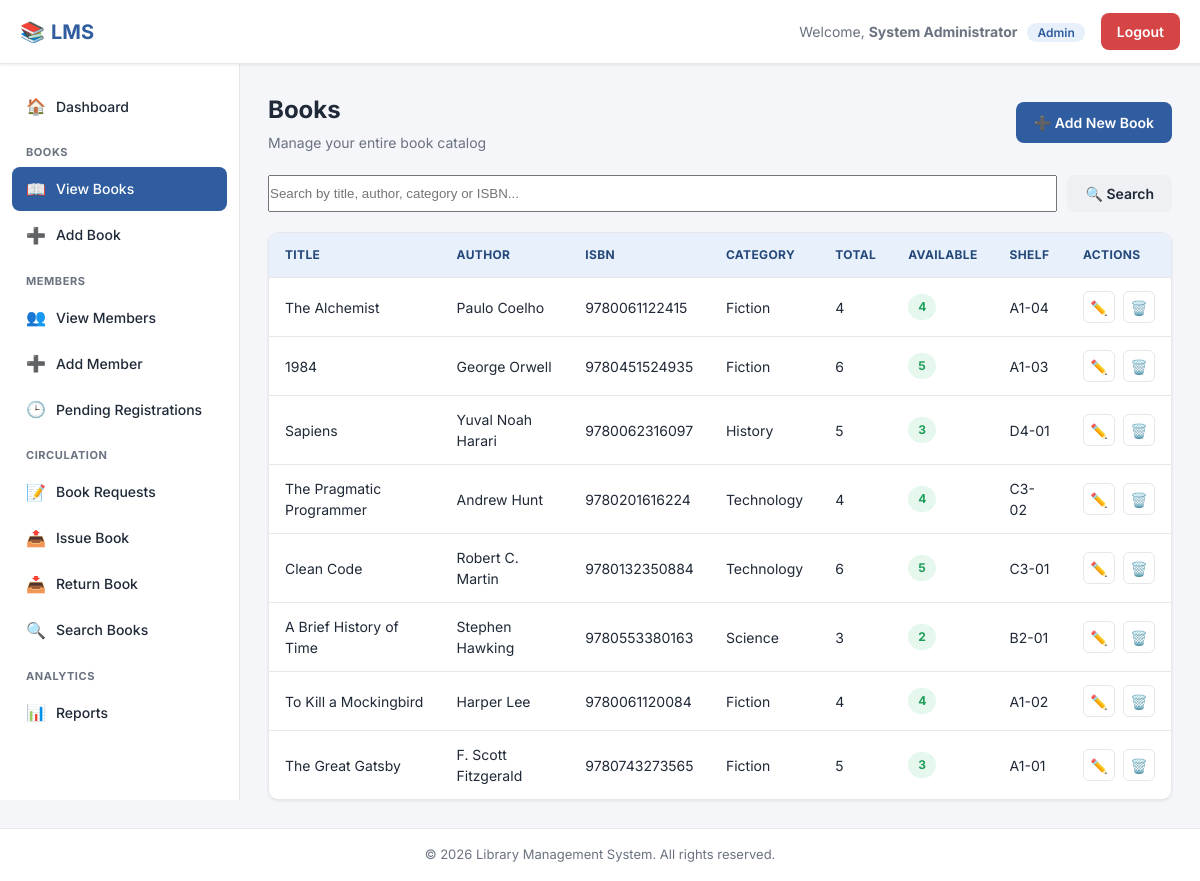
/books/view_books.php (signed in), run on the app's committed database.
### tables this page shows
CREATE TABLE books (
    book_id INT AUTO_INCREMENT PRIMARY KEY,
    title VARCHAR(200) NOT NULL,
    author VARCHAR(150) NOT NULL,
    isbn VARCHAR(30) NOT NULL UNIQUE,
    category VARCHAR(100) NOT NULL,
    publisher VARCHAR(150),
    publish_year YEAR,
    total_copies INT NOT NULL DEFAULT 1,
    available_copies INT NOT NULL DEFAULT 1,
    shelf_location VARCHAR(50),
    added_date TIMESTAMP DEFAULT CURRENT_TIMESTAMP
);

### books/view_books.php (the view, shortened to what this page needs)
<?php
require_once '../config/config.php';
$search = trim($_GET['q'] ?? '');
$sql = "SELECT * FROM books";
$sql .= " ORDER BY book_id DESC";
$stmt = $conn->prepare($sql);
$stmt->execute();
$books = $stmt->get_result();
include '../includes/header.php';
include '../includes/sidebar.php';
?>
<div class="page-header">
    <div>
        <h1>Books</h1>
        <p class="subtitle">Manage your entire book catalog</p>
    </div>
    <a href="add_book.php" class="btn btn-primary">➕ Add New Book</a>
</div>
<form method="GET" action="view_books.php" class="search-bar">
    <input type="text" name="q" placeholder="Search by title, author, category or ISBN..." value="<?php echo htmlspecialchars($search); ?>">
    <button type="submit" class="btn btn-secondary">🔍 Search</button>
</form>
<div class="table-wrapper">
    <table id="dataTable">
        <thead>
            <tr>
                <th>Title</th><th>Author</th><th>ISBN</th><th>Category</th>
                <th>Total</th><th>Available</th><th>Shelf</th><th>Actions</th>
            </tr>
        </thead>
        <tbody>
            <?php if ($books->num_rows === 0): ?>
                <tr><td colspan="8" class="text-center">No books found.</td></tr>
            <?php else: while ($book = $books->fetch_assoc()): ?>
                <tr>
                    <td><?php echo htmlspecialchars($book['title']); ?></td>
                    <td><?php echo htmlspecialchars($book['author']); ?></td>
                    <td><?php echo htmlspecialchars($book['isbn']); ?></td>
                    <td><?php echo htmlspecialchars($book['category']); ?></td>
                    <td><?php echo (int)$book['total_copies']; ?></td>
                    <td>
                        <?php if ($book['available_copies'] > 0): ?>
                            <span class="badge badge-success"><?php echo (int)$book['available_copies']; ?></span>
                        <?php else: ?>
                            <span class="badge badge-danger">0</span>
                        <?php endif; ?>
                    </td>
                    <td><?php echo htmlspecialchars($book['shelf_location'] ?: '-'); ?></td>
                    <td>
                        <div class="action-icons">
                            <a href="edit_book.php?id=<?php echo $book['book_id']; ?>" class="edit" title="Edit">✏️</a>
                            <a href="delete_book.php?id=<?php echo $book['book_id']; ?>"
                               class="delete confirm-delete" data-name="<?php echo htmlspecialchars($book['title']); ?>" title="Delete">🗑️</a>
                        </div>
                    </td>
                </tr>
            <?php endwhile; endif; ?>
        </tbody>
    </table>
</div>
<?php include '../includes/footer.php'; ?>

### assets/css/style.css (style rules this page uses)
:root { --primary: #2f5d9f; --primary-dark: #234879; --primary-light: #e8f0fc; --accent: #f0a500; --success: #1e9e5a; --success-bg: #e6f7ee; --danger: #d64545; --danger-bg: #fdecec; --warning: #e8a33d; --warning-bg: #fdf3e2; --text-dark: #1f2937; --text-muted: #6b7280; --border-color: #e5e7eb; --bg-body: #f4f6fa; --bg-white: #ffffff; --radius: 10px; --shadow-sm: 0 1px 3px rgba(0,0,0,0.08); --shadow-md: 0 4px 14px rgba(0,0,0,0.08); --sidebar-width: 240px; --topbar-height: 64px; }
* { margin: 0; padding: 0; box-sizing: border-box; }
body { font-family: 'Inter', -apple-system, BlinkMacSystemFont, 'Segoe UI', sans-serif; background: var(--bg-body); color: var(--text-dark); line-height: 1.5; }
a { text-decoration: none; color: inherit; }
button { font-family: inherit; cursor: pointer; }
.page-header { display: flex; align-items: center; justify-content: space-between; margin-bottom: 22px; flex-wrap: wrap; gap: 12px; }
.page-header h1 { font-size: 24px; font-weight: 700; }
.page-header p.subtitle { color: var(--text-muted); font-size: 14px; margin-top: 4px; }
.btn { display: inline-flex; align-items: center; gap: 6px; padding: 10px 18px; border-radius: 8px; font-size: 14px; font-weight: 600; border: none; transition: transform .1s, box-shadow .15s, background .2s; }
.btn-primary { background: var(--primary); color: #fff; }
.btn-secondary { background: #eef0f3; color: var(--text-dark); }
.table-wrapper { overflow-x: auto; background: var(--bg-white); border-radius: var(--radius); border: 1px solid var(--border-color); box-shadow: var(--shadow-sm); }
table { width: 100%; border-collapse: collapse; min-width: 700px; }
thead { background: var(--primary-light); }
th, td { text-align: left; padding: 13px 16px; font-size: 14px; border-bottom: 1px solid var(--border-color); }
th { color: var(--primary-dark); font-weight: 700; text-transform: uppercase; font-size: 12px; letter-spacing: .03em; }
tbody tr:last-child td { border-bottom: none; }
.badge { padding: 4px 10px; border-radius: 20px; font-size: 12px; font-weight: 700; display: inline-block; }
.badge-success { background: var(--success-bg); color: var(--success); }
.action-icons { display: flex; gap: 8px; }
.action-icons a, .action-icons button { width: 32px; height: 32px; border-radius: 6px; border: 1px solid var(--border-color); display: inline-flex; align-items: center; justify-content: center; background: #fff; font-size: 14px; }
.search-bar { display: flex; gap: 10px; margin-bottom: 20px; flex-wrap: wrap; }
.search-bar input, .search-bar select { flex: 1; min-width: 180px; }

### data on the page
books: title "The Alchemist", author "Paulo Coelho", isbn "9780061122415", category "Fiction", total_copies "4", available_copies "4", shelf_location "A1-04"
books: title "1984", author "George Orwell", isbn "9780451524935", category "Fiction", total_copies "6", available_copies "5", shelf_location "A1-03"
books: title "Sapiens", author "Yuval Noah Harari", isbn "9780062316097", category "History", total_copies "5", available_copies "3", shelf_location "D4-01"
books: title "The Pragmatic Programmer", author "Andrew Hunt", isbn "9780201616224", category "Technology", total_copies "4", available_copies "4", shelf_location "C3-02"
books: title "Clean Code", author "Robert C. Martin", isbn "9780132350884", category "Technology", total_copies "6", available_copies "5", shelf_location "C3-01"
books: title "A Brief History of Time", author "Stephen Hawking", isbn "9780553380163", category "Science", total_copies "3", available_copies "2", shelf_location "B2-01"
books: title "To Kill a Mockingbird", author "Harper Lee", isbn "9780061120084", category "Fiction", total_copies "4", available_copies "4", shelf_location "A1-02"
books: title "The Great Gatsby", author "F. Scott Fitzgerald", isbn "9780743273565", category "Fiction", total_copies "5", available_copies "3", shelf_location "A1-01"

### other printed values
$welcome_name "System Administrator"
$welcome_role "Admin"
